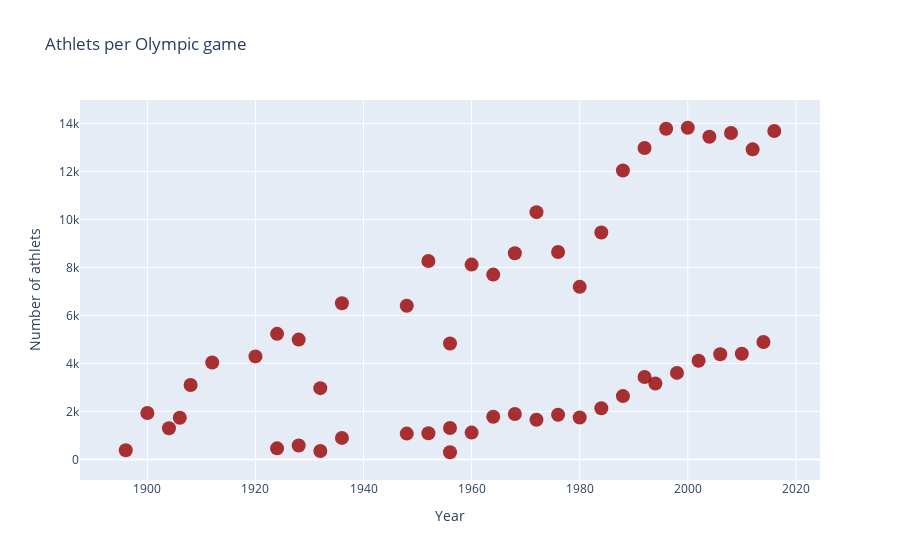

The notebook cell saved with this chart:
### Markdown cell above
# 2. Plot Year & Athlets in scatter graph; use markers or markers+lines.

### Code cell
trace = go.Scatter(
    x = df['Year'],
    y = df['Athlets'],
    name="Athlets per Olympic game",
    marker=dict(size=14,
                color='rgba(152, 0, 0, .8)',
    ),
    mode = "markers"
)
data = [trace]

layout = dict(title = 'Athlets per Olympic game',
          xaxis = dict(title = 'Year', showticklabels=True), 
          yaxis = dict(title = 'Number of athlets'),
          hovermode = 'closest'
         )
fig = dict(data=data, layout=layout)
iplot(fig, filename='events-athlets1')

### Figure 1 — Plotly figure (JSON) as saved in the notebook; plotly's stock layout.template omitted (floating-point values rounded to 4 significant figures)
{"data": [{"marker": {"color": "rgba(152, 0, 0, .8)", "size": 14}, "mode": "markers", "name": "Athlets per Olympic game", "type": "scatter", "x": [1896, 1900, 1904, 1906, 1908, 1912, 1920, 1924, 1924, 1928, 1928, 1932, 1932, 1936, 1936, 1948, 1948, 1952, 1952, 1956, 1956, 1956, 1960, 1960, 1964, 1964, 1968, 1968, 1972, 1972, 1976, 1976, 1980, 1980, 1984, 1984, 1988, 1988, 1992, 1992, 1994, 1996, 1998, 2000, 2002, 2004, 2006, 2008, 2010, 2012, 2014, 2016], "y": [380, 1936, 1301, 1733, 3101, 4040, 4292, 460, 5233, 4992, 582, 352, 2969, 6506, 895, 6405, 1075, 8270, 1088, 1307, 4829, 298, 8119, 1116, 1778, 7702, 1891, 8588, 10304, 1655, 1861, 8641, 1746, 7191, 9454, 2134, 2639, 12037, 3436, 12977, 3160, 13780, 3605, 13821, 4109, 13443, 4382, 13602, 4402, 12920, 4891, 13688]}], "layout": {"hovermode": "closest", "title": {"text": "Athlets per Olympic game"}, "xaxis": {"showticklabels": true, "title": {"text": "Year"}}, "yaxis": {"title": {"text": "Number of athlets"}}}}
